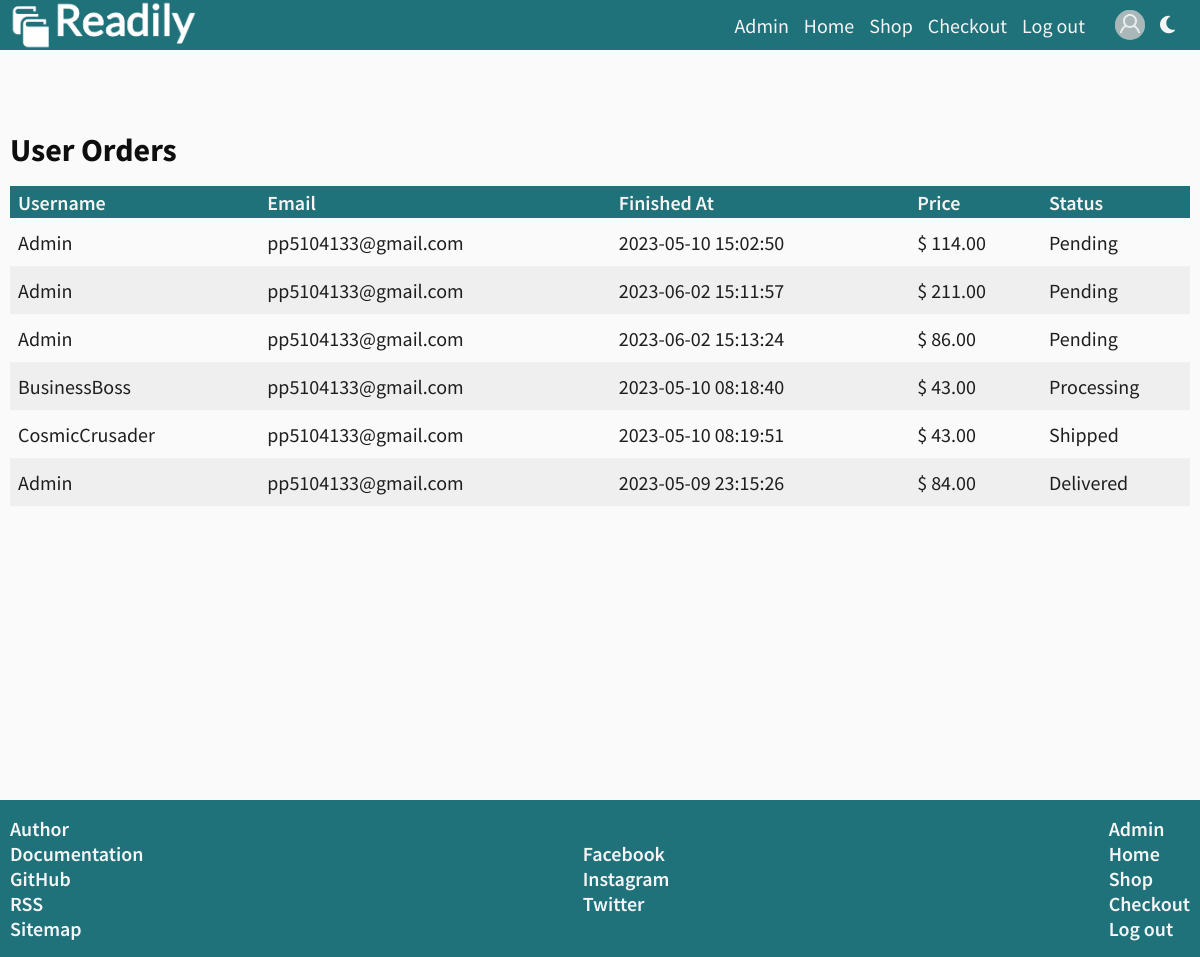
Page /index.php?page=admin-orders (signed in) on the committed database.
### tables this page shows
CREATE TABLE `link` (
  `id` int(2) NOT NULL,
  `name` varchar(20) NOT NULL,
  `href` varchar(50) NOT NULL,
  `appearance` int(2) NOT NULL,
  `id_target` int(2) NOT NULL,
  `id_link_type` int(2) NOT NULL
);

CREATE TABLE `user_order` (
  `id` int(11) NOT NULL,
  `total_price` decimal(10,0) NOT NULL DEFAULT 0,
  `created_at` timestamp NOT NULL DEFAULT current_timestamp(),
  `finished_at` timestamp NULL DEFAULT NULL,
  `user_id` int(11) NOT NULL,
  `order_status_id` int(11) DEFAULT NULL,
  `address_id` int(11) DEFAULT NULL,
  `delivery_type_id` int(11) DEFAULT NULL
);

CREATE TABLE `user` (
  `id` int(10) NOT NULL,
  `first_name` varchar(50) NOT NULL,
  `last_name` varchar(50) NOT NULL,
  `username` varchar(50) NOT NULL,
  `email` varchar(50) NOT NULL,
  `password` varchar(50) NOT NULL,
  `phone` varchar(20) NOT NULL,
  `status` tinyint(1) NOT NULL DEFAULT 0,
  `token` varchar(50) NOT NULL,
  `is_active` tinyint(1) NOT NULL DEFAULT 1,
  `is_banned` tinyint(1) NOT NULL DEFAULT 0,
  `banned_at` timestamp NULL DEFAULT NULL,
  `created_at` timestamp NOT NULL DEFAULT current_timestamp(),
  `updated_at` timestamp NULL DEFAULT NULL,
  `deleted_at` timestamp NULL DEFAULT NULL,
  `address_id` int(3) DEFAULT NULL,
  `role_id` int(2) NOT NULL
);

CREATE TABLE `order_status` (
  `id` int(11) NOT NULL,
  `name` varchar(50) NOT NULL
);

### models/header/functions.php (called while the page is built)
<?php
require_once "config/connection.php";
function headerLinks($userRole){
    global $conn;
    $query = "SELECT l.name, l.href FROM link as l
    INNER JOIN link_position as lp ON lp.link_id = l.id
    INNER JOIN position as p ON p.id = lp.position_id
    INNER JOIN link_role as lr ON lr.link_id = l.id
    INNER JOIN role as r ON r.id = lr.role_id
    WHERE p.name = 'header' AND r.name = :role
    ORDER BY l.appearance ASC";
    $statement = $conn->prepare($query);
    $statement->bindParam(":role",$userRole);
    $statement->execute();
    $links = $statement->fetchAll();
    return $links;
}
?>

### models/order/functions.php (called while the page is built, shortened)
<?php
function getUserOrders(){
    global $conn;
    $query =
    "SELECT user.username, user.email,user_order.finished_at, user_order.total_price,order_status.name
    FROM user_order
    JOIN user ON user.id = user_order.user_id
    JOIN order_status ON user_order.order_status_id = order_status.id";
    $statement = $conn->prepare($query);
    $statement->execute();
    $result = $statement->fetchAll();
    return $result;
}
?>

### models/footer/functions.php (called while the page is built)
<?php
function allLinks($userRole){
    global $conn;
    $query = "SELECT l.name, l.href, lt.name AS 'target', ltype.name AS 'type', l.appearance FROM link as l
    INNER JOIN link_position as lp ON lp.link_id = l.id
    INNER JOIN position as p ON p.id = lp.position_id
    INNER JOIN link_role as lr ON lr.link_id = l.id
    INNER JOIN role as r ON r.id = lr.role_id
    INNER JOIN link_target as lt ON l.id_target = lt.id
    INNER JOIN link_type as ltype ON ltype.id = l.id_link_type
    WHERE p.name = 'footer' AND r.name = :role
    ORDER BY l.appearance ASC;";
    $statement = $conn->prepare($query);
    $statement->bindParam(":role",$userRole);
    $statement->execute();
    $links = $statement->fetchAll();
    $documentsLinks = array();
    $pageLinks = array();
    $socialMediaLinks = array();
    foreach($links as $link){
        if($link['type'] == 'document'){
            $documentsLinks[] = $link;
        }else if($link['type'] == 'link'){
            $pageLinks[] = $link;
        }else if($link['type'] == 'social media'){
            $socialMediaLinks[] = $link;
        }
    }
    $allLinks = new stdClass();
    $allLinks->documentsLinks = $documentsLinks;
    $allLinks->pageLinks = $pageLinks;
    $allLinks->socialMediaLinks = $socialMediaLinks;
    return $allLinks;
}
?>

### views/pages/admin-orders.php (the view, shortened to what this page needs)
<?php
    require_once "models/global/functions.php";
    require_once "models/order/functions.php";
    try{
        $userOrders = getUserOrders();
    }catch(PDOException $ex){
        http_response_code(500);
        $errorMessageArray[] = 'Server error: ' . $ex->getMessage();
        echo json_encode($errorMessageArray);
    }
?>
</head>
<body>
<section id="admin-messages-section" class="wrapper">
    <h2>User Orders</h2>
    <div class="table-container">
        <table id="table-active-publishers">
            <thead>
                <tr>
                    <th>Username</th>
                    <th>Email</th>
                    <th>Finished At</th>
                    <th>Price</th>
                    <th>Status</th>
                </tr>
            </thead>
            <tbody>
                <?php foreach ($userOrders as $order): ?>
                    <tr>
                        <td><?=$order['username']; ?></td>
                        <td><?=$order['email'] ?></td>
                        <td><?=$order['finished_at']; ?></td>
                        <td>$ <?=$order['total_price'] ?>.00</td>
                        <td><?=$order['name'] ?></td>
                    </tr>
                <?php endforeach; ?>
            </tbody>
        </table>
    </div>
</section>

### views/fixed/header.php (shortened to what this page needs)
<?php
    require_once "models/header/functions.php";
    require_once "models/global/functions.php";
    $role = 'unauthorised';
    if(isset($_SESSION['userRoleName'])){
        $role = $_SESSION['userRoleName'];
        $avatar_src = isset($_SESSION['userAvatarSrc']) ? $_SESSION['userAvatarSrc'] : 'default-avatar.jpg';
    }
    $links = headerLinks($role);
    $page = isset($_GET['page']) ? $_GET['page'] : "home";
?>
<header>
    <div id="header" class="wrapper">
        <a href="index.php?page=home">
            <img src="assets/images/logo.png" alt="logo" />
        </a>
        <ul id="header-navigation">
            <?php foreach($links as $link):?>
                <li><a href="index.php?page=<?=$link['href'] ?>"
                <?php if($page == $link['href'])echo('id="active-link"'); ?>><?=$link['name']?></a></li>
            <?php endforeach?>
        </ul>
        <div id="icons-container">
            <?php if(isset($_SESSION['userId'])){
                echo '
                <div>
                <a href="index.php?page=user-profile">
                    <img src="assets/images/avatars/' . $avatar_src . '" alt="user avatar">
                </a>
                </div>
                ';}
            ?>
            <i class="fa-solid fa-moon" id="dark-mode-icon" style="display: none;"></i>
        </div>
    </div>
</header>

### views/fixed/footer.php (shortened to what this page needs)
<?php
    require_once "models/footer/functions.php";
    $role = 'unauthorised';
    if(isset($_SESSION['userRoleName'])){
        $role = $_SESSION['userRoleName'];
    }
    $allLinks = allLinks($role);
?>
<footer>
    <div id="footer" class="wrapper">
        <ul id="docements-links">
            <?php foreach($allLinks->documentsLinks as $link):?>
                <li><a href="<?=$link['href'] ?>"
                target="<?=$link['target'] ?>"><?=$link['name']?></a></li>
            <?php endforeach?>
        </ul>
        <ul id="social-media-links">
            <?php foreach($allLinks->socialMediaLinks as $link):?>
                <li><a href="<?=$link['href'] ?>"
                target="_blank"><?=$link['name']?></a></li>
            <?php endforeach?>
        </ul>
        <ul id="pages-links">
            <?php foreach($allLinks->pageLinks as $link):?>
                <li><a href="index.php?page=<?=$link['href'] ?>"><?=$link['name']?></a></li>
            <?php endforeach?>
        </ul>
    </div>
</footer>
</body>

### rows in the picture
link: name "Admin"
link: name "Home"
link: name "Shop"
link: name "Checkout"
link: name "Log out"
user_order: user.username "Admin", user.email "pp5104133@gmail.com", finished_at "2023-05-10 15:02:50", total_price "114", order_status.name "Pending"
user_order: user.username "Admin", user.email "pp5104133@gmail.com", finished_at "2023-06-02 15:11:57", total_price "211", order_status.name "Pending"
user_order: user.username "Admin", user.email "pp5104133@gmail.com", finished_at "2023-06-02 15:13:24", total_price "86", order_status.name "Pending"
user_order: user.username "BusinessBoss", user.email "pp5104133@gmail.com", finished_at "2023-05-10 08:18:40", total_price "43", order_status.name "Processing"
user_order: user.username "CosmicCrusader", user.email "pp5104133@gmail.com", finished_at "2023-05-10 08:19:51", total_price "43", order_status.name "Shipped"
user_order: user.username "Admin", user.email "pp5104133@gmail.com", finished_at "2023-05-09 23:15:26", total_price "84", order_status.name "Delivered"
link: name "Author"
link: name "Documentation"
link: name "GitHub"
link: name "RSS"
link: name "Sitemap"
link: name "Facebook"
link: name "Instagram"
link: name "Twitter"
